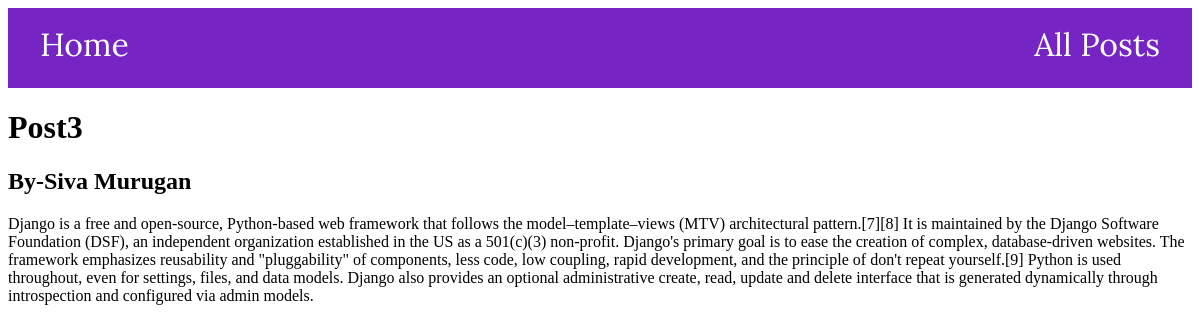
Screenshot of /posts/post3 with the database file from the repository.
### blog/models.py (models this page shows, shortened)
class Post(models.Model):
    title=models.CharField(max_length=50)
    excerpt=models.CharField(max_length=200)
    date=models.DateField(auto_now=True)
    slug=models.SlugField(unique=True)
    content=models.TextField(null=True)
    author=models.ForeignKey(Author,on_delete=models.SET_NULL,null=True)

class Author(models.Model):
    name=models.CharField(max_length=50)
    def __str__(self):
        return self.name

### blog/views.py (the view)
# urls.py: path('posts/<slug:slug>',SinglePost.as_view(),name='single-post')
class SinglePost(View):
    def get(self,request,slug):
        post=Post.objects.get(slug=slug)
        context={"post":post}
        return render(request,'blog/single-post.html',context)

### blog/templates/blog/single-post.html (shortened to what this page needs)
{% extends 'base.html' %}
{% load static %}
{% block content %}
<div class="single_post">
<h1>{{post.title}}</h1>
<h2>By-{{post.author}}</h2>
<p>{{post.content}}</p>
</div>
{% endblock  %}

### rows the page displays
Post: title "Post3", author "Siva Murugan", content "Django is a free and open-source, Python-based web framework that follows the model–template–views (MTV) architectural pattern.[7][8] It is maintained by the Django Software Foundation (DSF), an independent organization established in the US as a 501(c)(3) non-profit. Django's primary goal is to ease the creation of complex, database-driven websites. The framework emphasizes reusability and \"pluggability\" of components, less code, low coupling, rapid development, and the principle of don't repeat yourself.[9] Python is used throughout, even for settings, files, and data models. Django also provides an optional administrative create, read, update and delete interface that is generated…"
